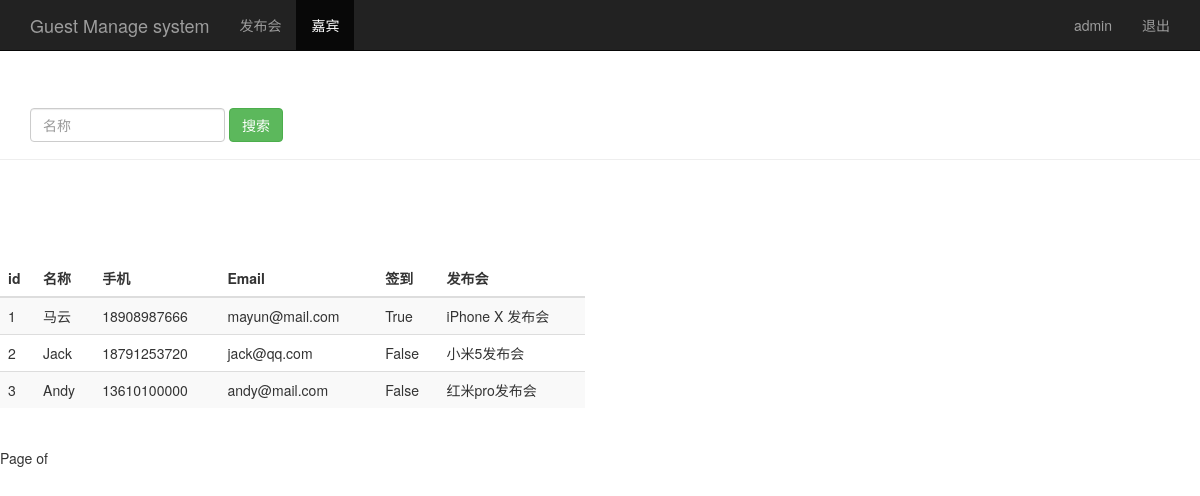
/search_name_guest/ (signed in), run on the app's committed database.
### sign/models.py (models this page shows, shortened)
class Guest(models.Model):
	event = models.ForeignKey(Event, on_delete=models.CASCADE)  # 关联发布会的ID
	realname = models.CharField(max_length=64)  # 姓名
	phone = models.CharField(max_length=16)  # 手机号
	email = models.EmailField()  # 邮箱
	sign = models.BooleanField()  # 签到状态
	create_time = models.DateTimeField(auto_now=True)   # 创建时间，自动获取当前时间
	class Meta():
		unique_together = ("event", "phone")

class Event(models.Model):
	name = models.CharField(max_length=100)  # 发布会的标题
	limite = models.IntegerField()   # 参加人数
	status = models.BooleanField()  # 发布会的状态
	address = models.CharField(max_length=200)   # 地址
	start_time = models.DateTimeField('events time')  # 发布会开始时间
	create_time = models.DateTimeField(auto_now=True)  # 创建时间，自动获取当前时间
	def __str__(self):
		return self.name

### sign/views.py (the view)
# urls.py: url(r'^search_name_guest/$', views.search_name_guest),
@login_required
def search_name_guest(request):
	username = request.session.get('user', '')
	search_name = request.GET.get('realname', '')
	guest_list = Guest.objects.filter(realname__contains=search_name)
	return render(request, "guest_manage.html", {"user": username, "guests": guest_list})

### templates/guest_manage.html (shortened to what this page needs)
<!DOCTYPE html>
<html lang="zh-CN">
<head>
    {% load bootstrap3 %}
    {% bootstrap_css %}
</head>
<body>
<nav class="navbar navbar-inverse navbar-fixed-top">
    <div class="container">
        <div class="navbar-header">
            <a class="navbar-brand"href="/event_manage/">Guest Manage system</a>
        </div>
        <div id="navbar"class="collapse navbar-collapse">
            <ul class="nav navbar-nav">
                <li><a href="/event_manage/">发布会</a></li>
                <li class="active"><a href="#">嘉宾</a></li>
            </ul>
            <ul class="nav navbar-nav navbar-right">
                <li><a href="#">{{ user }}</a></li>
                <li><a href="/logout/">退出</a></li>
            </ul>
        </div>
    </div>
</nav>
<div class="page-header" style="padding-top: 60px;">
    <div id="navbar"class="collapse navbar-collapse">
        <form class="navbar-form" method="get" action="/search_name_guest/">
            <div class="form-group">
                <input name="realname" type="text" placeholder="名称" class="form-control">
            </div>
            <button type="submit" class="btn btn-success">搜索</button>
        </form>
    </div>
</div>
<div class="row" style="padding-top: 80px;">
    <div class="col-md-6">
        <table class="table table-striped">
            <thead>
            <tr>
                <th>id</th><th>名称</th><th>手机</th><th>Email</th><th>签到</th><th>发布会</th>
            </tr>
            </thead>
            <tbody>
            {% for guest in guests %}
                <tr>
                    <td>{{ guest.id }}</td>
                    <td>{{ guest.realname }}</td>
                    <td>{{ guest.phone }}</td>
                    <td>{{ guest.email }}</td>
                    <td>{{ guest.sign }}</td>
                    <td>{{ guest.event }}</td>
                </tr>
            {% endfor %}
            </tbody>
        </table>
    </div>
</div>
<div class="pagination">
    <span class="step-links">
            <span class="current">
                Page{{ guests.number }} of {{ guests.paginator.num_pages }}
            </span>
    </span>
</div>
</body>
</html>

### data on the page
Guest: id "1", realname "马云", phone "18908987666", email "mayun@mail.com", sign "True", event "iPhone X 发布会"
Guest: id "2", realname "Jack", phone "18791253720", email "jack@qq.com", sign "False", event "小米5发布会"
Guest: id "3", realname "Andy", phone "13610100000", email "andy@mail.com", sign "False", event "红米pro发布会"

### other printed values
{{ user }} "admin"
